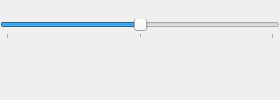
       <widget class="QFrame" name="logControls">
        <layout class="QVBoxLayout" name="verticalLayout_4">
         <property name="spacing">
          <number>0</number>
         </property>
         <property name="margin">
          <number>0</number>
         </property>
         <item>
          <widget class="QSlider" name="playbackRate">
           <property name="toolTip">
            <string>Playback Speed</string>
           </property>
           <property name="minimum">
            <number>-600</number>
           </property>
           <property name="maximum">
            <number>600</number>
           </property>
           <property name="orientation">
            <enum>Qt::Horizontal</enum>
           </property>
           <property name="tickPosition">
            <enum>QSlider::TicksBelow</enum>
           </property>
           <property name="tickInterval">
            <number>600</number>
           </property>
          </widget>
         </item>
         <item>
          <layout class="QHBoxLayout" name="horizontalLayout_2">
           <property name="spacing">
            <number>0</number>
           </property>
           <item>
            <spacer name="horizontalSpacer">
             <property name="orientation">
              <enum>Qt::Horizontal</enum>
             </property>
             <property name="sizeHint" stdset="0">
              <size>
               <width>40</width>
               <height>20</height>
              </size>
             </property>
            </spacer>
           </item>
           <item>
            <widget class="QPushButton" name="logStop">
             <property name="toolTip">
              <string>Stop</string>
             </property>
             <property name="icon">
              <iconset resource="log_icons.qrc">
               <normaloff>:/icons/media-playback-pause.png</normaloff>:/icons/media-playback-pause.png</iconset>
             </property>
             <property name="iconSize">
              <size>
               <width>32</width>
               <height>32</height>
              </size>
             </property>
             <property name="flat">
              <bool>true</bool>
             </property>
            </widget>
           </item>
           <item>
            <widget class="QPushButton" name="logFirst">
             <property name="toolTip">
              <string>First Available Frame</string>
             </property>
             <property name="icon">
              <iconset resource="log_icons.qrc">
               <normaloff>:/icons/media-skip-backward.png</normaloff>:/icons/media-skip-backward.png</iconset>
             </property>
             <property name="iconSize">
              <size>
               <width>32</width>
               <height>32</height>
              </size>
             </property>
             <property name="flat">
              <bool>true</bool>
             </property>
            </widget>
           </item>
           <item>
            <widget class="QPushButton" name="logPrev">
             <property name="toolTip">
              <string>Previous Frame</string>
             </property>
             <property name="icon">
              <iconset resource="log_icons.qrc">
               <normaloff>:/icons/media-seek-backward.png</normaloff>:/icons/media-seek-backward.png</iconset>
             </property>
             <property name="iconSize">
              <size>
               <width>32</width>
               <height>32</height>
              </size>
             </property>
             <property name="flat">
              <bool>true</bool>
             </property>
            </widget>
           </item>
           <item>
            <widget class="QPushButton" name="logNext">
             <property name="toolTip">
              <string>Next Frame</string>
             </property>
             <property name="icon">
              <iconset resource="log_icons.qrc">
               <normaloff>:/icons/media-seek-forward.png</normaloff>:/icons/media-seek-forward.png</iconset>
             </property>
             <property name="iconSize">
              <size>
               <width>32</width>
               <height>32</height>
              </size>
             </property>
             <property name="flat">
              <bool>true</bool>
             </property>
            </widget>
           </item>
           <item>
            <widget class="QPushButton" name="logLive">
             <property name="toolTip">
              <string>Live</string>
             </property>
             <property name="icon">
              <iconset resource="log_icons.qrc">
               <normaloff>:/icons/media-skip-forward.png</normaloff>:/icons/media-skip-forward.png</iconset>
             </property>
             <property name="iconSize">
              <size>
               <width>32</width>
               <height>32</height>
              </size>
             </property>
             <property name="flat">
              <bool>true</bool>
             </property>
            </widget>
           </item>
           <item>
            <spacer name="horizontalSpacer_2">
             <property name="orientation">
              <enum>Qt::Horizontal</enum>
             </property>
             <property name="sizeHint" stdset="0">
              <size>
               <width>40</width>
               <height>20</height>
              </size>
             </property>
            </spacer>
           </item>
          </layout>
         </item>
        </layout>
       </widget>
